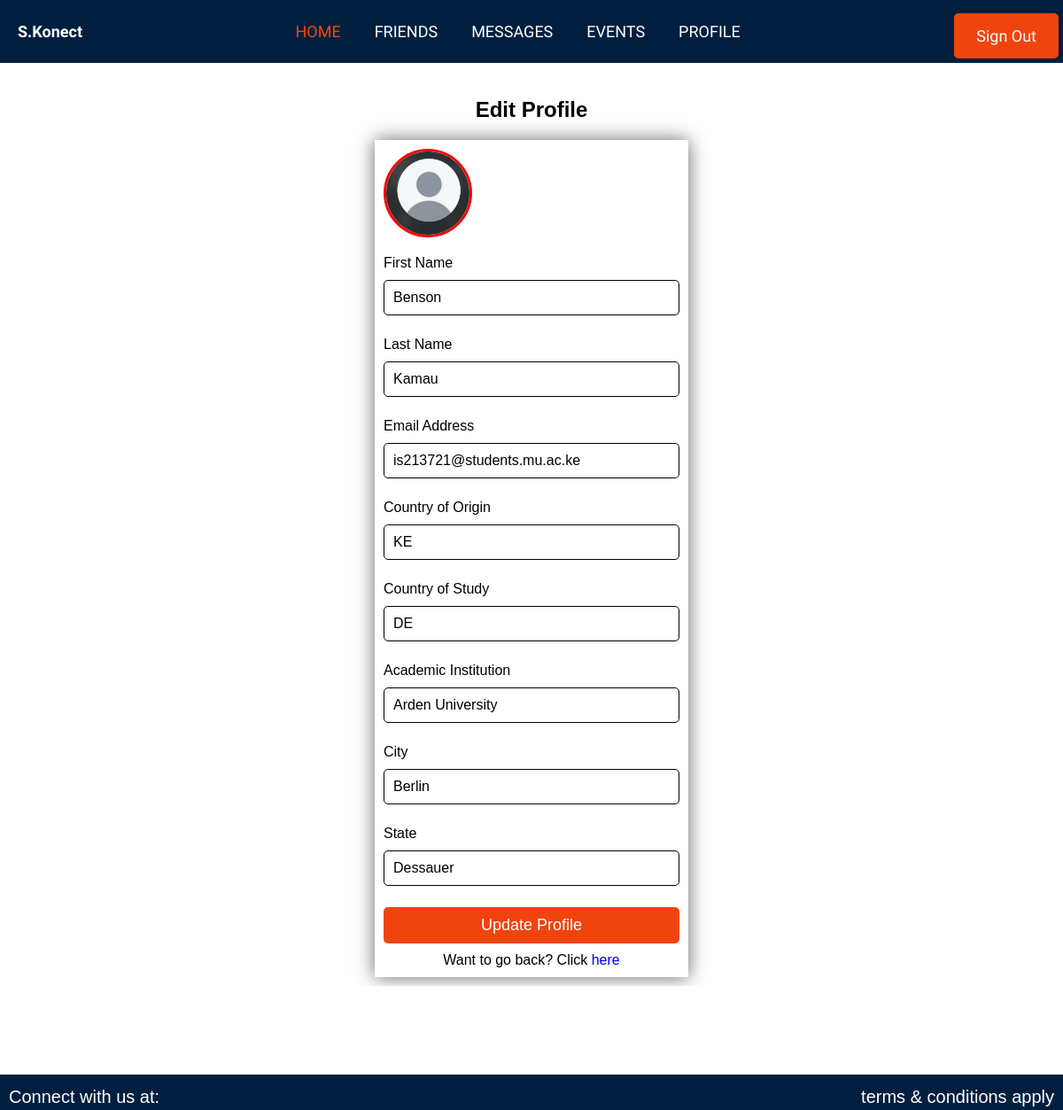
The app's page /edit_profile (signed in) with its own data.
### authentication/models.py (models this page shows, shortened)
class CustomUser(AbstractUser):
    country = models.CharField(max_length=100, null=True, blank=True)
    location = models.CharField(max_length=100, null=True, blank=True)
    institution = models.CharField(max_length=100, null=True, blank=True)
    city = models.CharField(max_length=100, null=True, blank=True)
    state = models.CharField(max_length=100, null=True, blank=True)
    zip_code = models.CharField(max_length=20, null=True, blank=True)
    otp = models.CharField(max_length=6, blank=True, null=True)
    otp_created_at = models.DateTimeField(blank=True, null=True)
    otp_verified = models.BooleanField(default=False)
    profile_picture = models.ImageField(upload_to='profile_pictures/', null=True, blank=True)
    password_reset_token = models.CharField(max_length=36, blank=True, null=True)
    token_created_at = models.DateTimeField(blank=True, null=True)
    is_verified = models.BooleanField(default=False)

### authentication/views.py (the view, shortened to what this page needs)
# urls.py: path('edit_profile', views.edit_profile, name='edit_profile'),
@login_required
def edit_profile(request):
    user = request.user
    context = {
        'user': user,
    }
    return render(request, 'authentication/edit_profile.html', context)

### templates/authentication/edit_profile.html (shortened to what this page needs)
{% extends "authentication/nav2.html" %} {% load static %}
{% block title %}Edit Profile{% endblock %} {% block content %}
<section id="edit-profile">
  <div class="edit-profile-container">
    <h1>Edit Profile</h1>
    <form
      action="{% url 'edit_profile' %}"
      method="post"
      id="edit-profile-form"
      enctype="multipart/form-data"
    >
      <div class="image-upload-container">
        <img
          class="image-preview"
          src="{% if user_profile.profile_picture %}{{ user_profile.profile_picture.url }}{% else %}{% static 'images/default_profile.jpeg' %}{% endif %}"
          alt="Profile Image"
          id="editPreviewImage"
        />
      </div>
      <div class="form-group">
        <label for="fname">First Name</label>
        <input
          type="text"
          id="fname"
          name="fname"
          value="{{ user.first_name }}" required
          {% comment %} value="{{ user_profile.user.first_name }}" {% endcomment %}
          placeholder="Enter first name"
          required
        />
      </div>
      <div class="form-group">
        <label for="lname">Last Name</label>
        <input
          type="text"
          id="lname"
          name="lname"
          {% comment %} value="{{ user_profile.user.last_name }}" {% endcomment %}
          value="{{ user.last_name }}" required
          placeholder="Enter last name"
          required
        />
      </div>
      <div class="form-group">
        <label for="email">Email Address</label>
        <input
          type="email"
          id="email"
          name="email"
          {% comment %} value="{{ user_profile.user.email }}" {% endcomment %}
          value="{{ user.email }}" required
          placeholder="Enter email address"
          required
        />
      </div>
      <div class="form-group">
        <label for="country">Country of Origin</label>
        <input
          type="text"
          id="country"
          name="country"
          {% comment %} value="{{ user_profile.country }}" {% endcomment %}
          value="{{ user.country }}" required
          placeholder="Enter your country"
          required
        />
      </div>
      <div class="form-group">
        <label for="location">Country of Study</label>
        <input
          type="text"
          id="location"
          name="location"
          {% comment %} value="{{ user_profile.location }}" {% endcomment %}
          value="{{ user.location }}" required
          placeholder="Enter your location"
          required
        />
      </div>
      <div class="form-group">
        <label for="institution">Academic Institution</label>
        <input
          type="text"
          id="institution"
          name="institution"
          {% comment %} value="{{ user_profile.institution }}" {% endcomment %}
          value="{{ user.institution }}" required
          placeholder="Enter institution name"
          required
        />
      </div>
      <div class="form-group">
        <label for="city">City</label>
        <input
          type="text"
          id="city"
          name="city"
          {% comment %} value="{{ user_profile.city }}" {% endcomment %}
          value="{{ user.city }}" required
          placeholder="Enter city"
          required
        />
      </div>
      <div class="form-group">
        <label for="state">State</label>
        <input
          type="text"
          id="state"
          name="state"
          {% comment %} value="{{ user_profile.state }}" {% endcomment %}
          value="{{ user.state }}" required
          placeholder="Enter state"
          required
        />
      </div>
      <button type="submit">Update Profile</button>
      <p>Want to go back? Click <a href="{% url 'profile_view' %}">here</a></p>
    </form>
  </div>
</section>
{% endblock %}

### static/css/base.css (style rules this page uses)
* { padding: 0; margin: 0; box-sizing: border-box; text-decoration: none; list-style: none; }
body { font-family: "Arial", sans-serif, "Itim", cursive; height: 100vh; }
.form-group { margin-bottom: 16px; }
label { display: block; margin-bottom: 8px; text-align: start; }
#username, #fname, #lname, #email, #country, #location, #institution, #city, #state, #zip_code, #password, #pass2 { width: 100%; padding: 10px; box-sizing: border-box; margin-bottom: 8px; border-radius: 5px; font-size: 16px; border: 1px solid; }
button { background-color: navy; color: #fff; padding: 10px 20px; border: none; border-radius: 5px; cursor: pointer; font-size: 18px; transition: background-color 0.3s ease; }
p { text-align: center; }
.image-upload-container { position: relative; width: 100px; height: 100px; border-radius: 50%; overflow: hidden; border: 3px solid red; margin-bottom: 20px; }
.image-preview { width: 100%; height: 100%; object-fit: cover; }
label { display: block; margin-bottom: 8px; text-align: start; width: 100%; }
input[type="text"], input[type="password"] { width: 100%; padding: 10px; box-sizing: border-box; margin-bottom: 8px; border-radius: 5px; font-size: 16px; }
button { background-color: #f0440e; color: #fff; padding: 10px; border: none; cursor: pointer; font-size: 18px; transition: background-color 0.3s ease; width: 100%; }
p { text-align: center; margin-top: 10px; }
h1 { margin-bottom: 20px; font-size: 24px; }
label { margin-bottom: 10px; font-size: 16px; }
#edit-profile { display: flex; flex-direction: row; justify-content: center; align-items: center; padding: 100px 0; }
#edit-profile .edit-profile-container { width: 100%; overflow: hidden; display: flex; flex-direction: column; align-items: center; padding: 10px; }
.edit-profile-container form { height: 50%; width: 30%; padding: 10px; box-shadow: 0 0 20px rgba(0, 0, 0, 0.6); }

### records on screen
CustomUser: fname "Benson", lname "Kamau", email "is213721@students.mu.ac.ke", country "KE", location "DE", institution "Arden University", city "Berlin", state "Dessauer"
